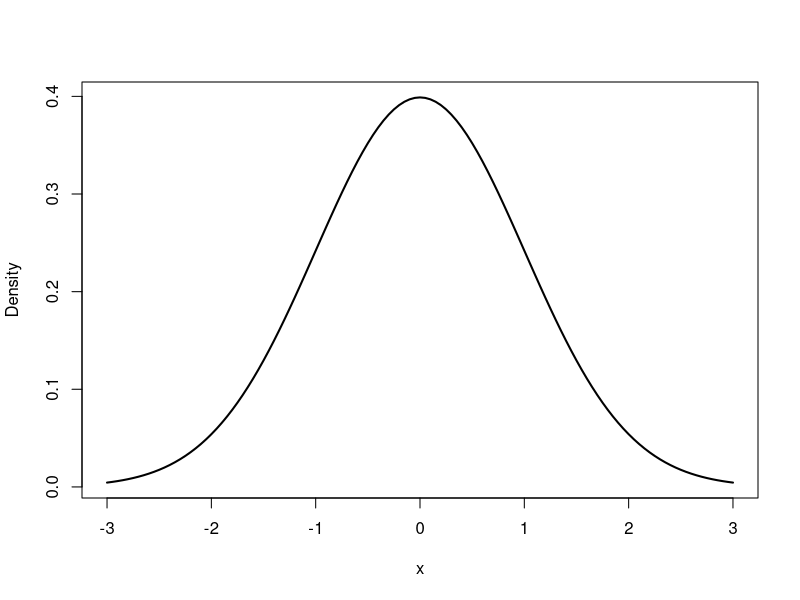
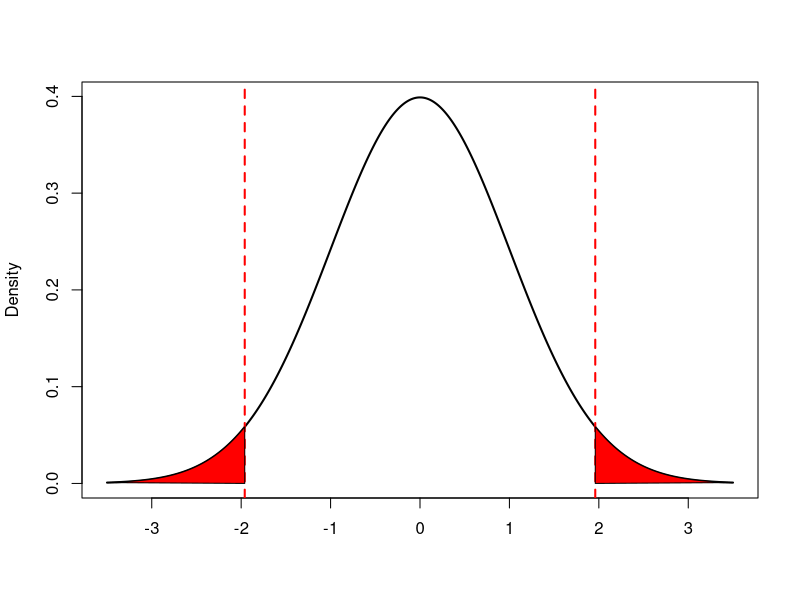
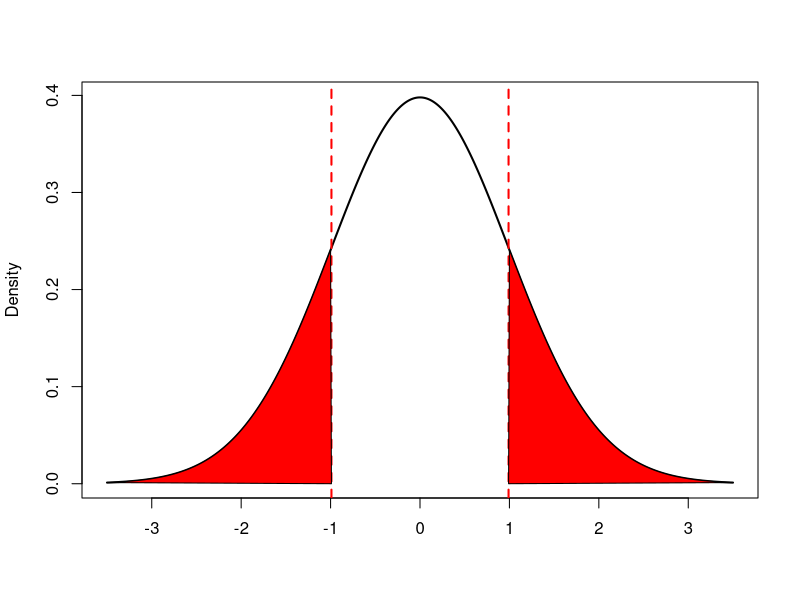
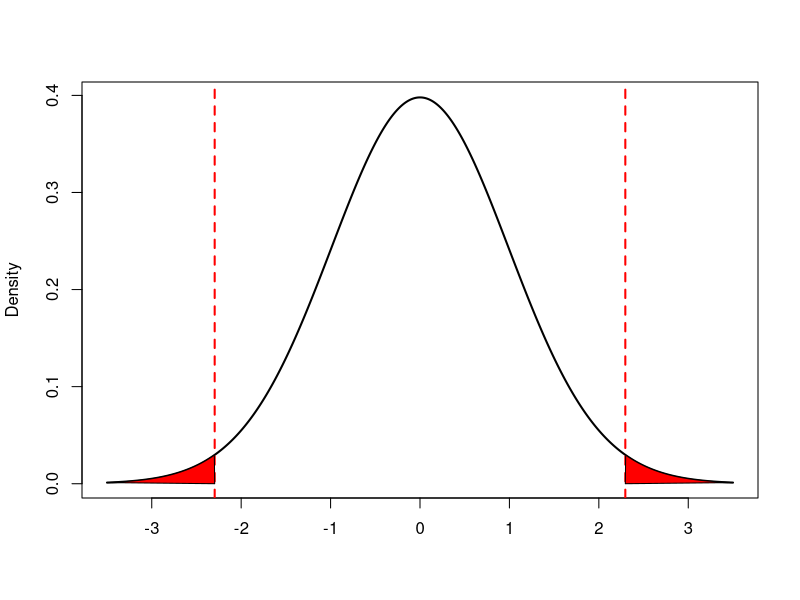
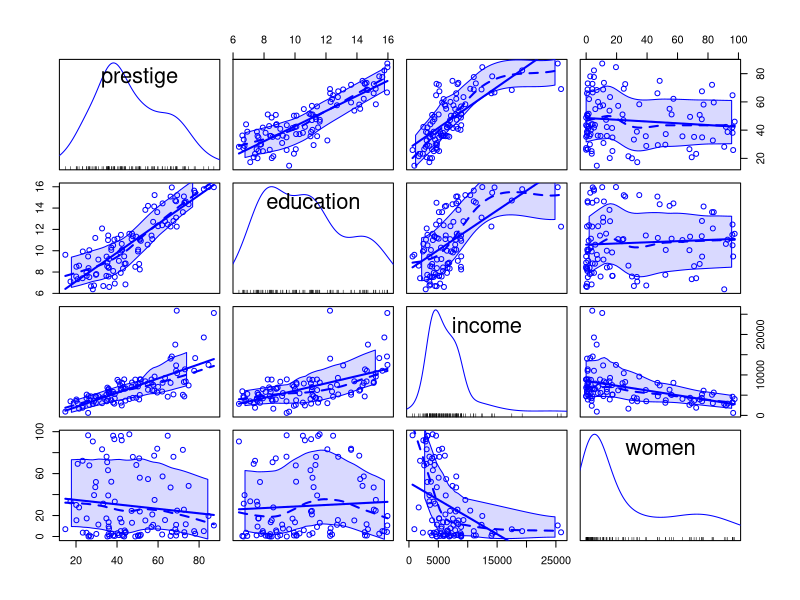
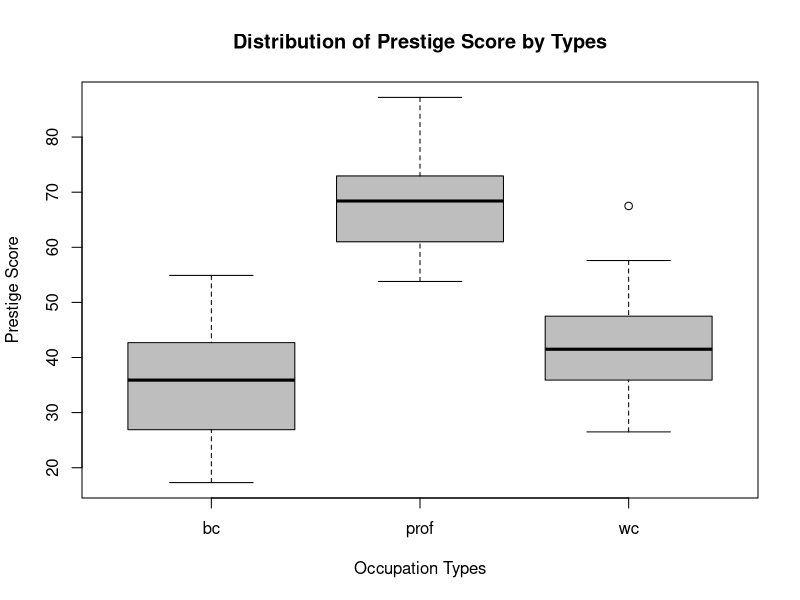

Recreate these plots in R, in order. (Note: this script raises an error after producing the figures.)
## ---- chunk 1
knitr::opts_chunk$set(echo = FALSE)
## ---- chunk 2
str(dnorm) # normal pdf
dnorm(x = 0, mean = 0, sd = 1)
## ---- chunk 3
x <- seq(from = -3, to = 3, by = 0.05)
y <- dnorm(x, mean = 0, sd = 1)
plot(x, y, type = "l", ylab = "Density", lwd = 2)
## ---- chunk 4
str(rnorm) # generate random number from normal dist
rnorm(10, mean = 0, sd = 1)
## ---- chunk 5
str(pnorm) # normal CDF
pnorm(0, mean = 0, sd = 1) # Pr[X <= 0] = ?
## ---- chunk 6
str(qnorm)
qnorm(0.975)  # Pr[X <= ?] = 0.975
## ---- chunk 7
x <- seq(from = -3.5, to = 3.5, by = 0.01)
y <- dnorm(x, mean = 0, sd = 1)
plot(x, y, type = "l", ylab = "Density", lwd = 2, xlab="")
abline(v = qnorm(0.975), col="red", lty = 2, lwd = 2)
abline(v = qnorm(0.025), col="red", lty = 2, lwd = 2)
polygon( c( x[x>=qnorm(0.975)], qnorm(0.975) ),  c( y[x>=qnorm(0.975)], 0 ), col="red")
polygon( c( x[x<=qnorm(0.025)], qnorm(0.025) ),  c( y[x<=qnorm(0.025)], 0 ), col="red")
## ---- chunk 8
set.seed(123)
oneSampData <- rnorm(100, mean = 0, sd = 1)
mean(oneSampData)
sd(oneSampData)
## ---- chunk 9
oneSampTest.0 <- t.test(oneSampData) 
oneSampTest.0
## ---- chunk 10
names(oneSampTest.0) 
## ---- chunk 11
oneSampTest.0$statistic
oneSampTest.0$p.value
## ---- chunk 12
x <- seq(from = -3.5, to = 3.5, by = 0.01)
y <- dt(x, df = 99)
plot(x, y, type = "l", ylab = "Density", lwd = 2, xlab="")
abline(v = oneSampTest.0$statistic, col="red", lty = 2, lwd = 2)
abline(v = -oneSampTest.0$statistic, col="red", lty = 2, lwd = 2)
polygon( c( x[x>=oneSampTest.0$statistic], oneSampTest.0$statistic ),  
         c( y[x>=oneSampTest.0$statistic], 0 ), col="red")
polygon( c( x[x<=-oneSampTest.0$statistic], -oneSampTest.0$statistic ),  
         c( y[x<=-oneSampTest.0$statistic], 0 ), col="red")
## ---- chunk 13
oneSampTest.mu <- t.test(oneSampData, mu = 0.3)
oneSampTest.mu
## ---- chunk 14
x <- seq(from = -3.5, to = 3.5, by = 0.01)
y <- dt(x, df = 99)
plot(x, y, type = "l", ylab = "Density", lwd = 2, xlab="")
abline(v = oneSampTest.mu$statistic, col="red", lty = 2, lwd = 2)
abline(v = -oneSampTest.mu$statistic, col="red", lty = 2, lwd = 2)
polygon( c( x[x<=oneSampTest.mu$statistic], oneSampTest.mu$statistic ),  
         c( y[x<=oneSampTest.mu$statistic], 0 ), col="red")
polygon( c( x[x>=-oneSampTest.mu$statistic], -oneSampTest.mu$statistic ),  
         c( y[x>=-oneSampTest.mu$statistic], 0 ), col="red")
## ---- chunk 15
prestige <- read.csv(file = here::here("data", "prestige_v2.csv"), 
                     row.names=1)
str(prestige)
head(prestige)
## ---- chunk 16
library(car)
scatterplotMatrix(prestige[,c("prestige","education","income","women")])
## ---- chunk 17
myReg <- lm(prestige ~ education + income + women, data = prestige)
myReg
names(myReg)
## ---- chunk 18
summary(myReg)
## ---- chunk 19
myReg.summary <- summary(myReg)
names(myReg.summary) # show different contents
names(myReg) # this is what we had previously
## ---- chunk 20
confint(myReg, 'income', level=0.95)
## ---- chunk 21
confint(myReg, level=0.95)
## ---- chunk 22
boxplot(prestige ~ type, data = Prestige, col = "grey",
        main = "Distribution of Prestige Score by Types",
        xlab = "Occupation Types", ylab = "Prestige Score")
## ---- chunk 23
mod <- update(myReg, ~ . + type)
summary(mod)
## ---- chunk 24
formula(myReg)
formula(mod)
## ---- chunk 25
anova(myReg, mod)
## ---- chunk 26
levels(prestige$type)
prestige$type <- relevel(prestige$type, "prof")
levels(prestige$type)
## ---- chunk 27
mod <- update(myReg, ~ . + type)
summary(mod)
## ---- chunk 28
null <- lm(prestige ~ 1, data=prestige)  # most basic model, intercept only
full <- lm(prestige ~ education + income + women + type, data=prestige)  # saturated model, all predictors
step(null, scope=list(lower=null, upper=full), direction='forward')
step(full, scope=list(lower=null, upper=full), direction='backward')
step(null, scope=list(lower=null, upper=full), direction='both')
## ---- chunk 29
par(mfrow = c(2, 2), oma = c(0, 0, 2, 0))
plot(myReg)
## ---- chunk 30
newData = data.frame(education=13.2, income=12000, women=12)
predict(myReg, newData, interval="predict")
